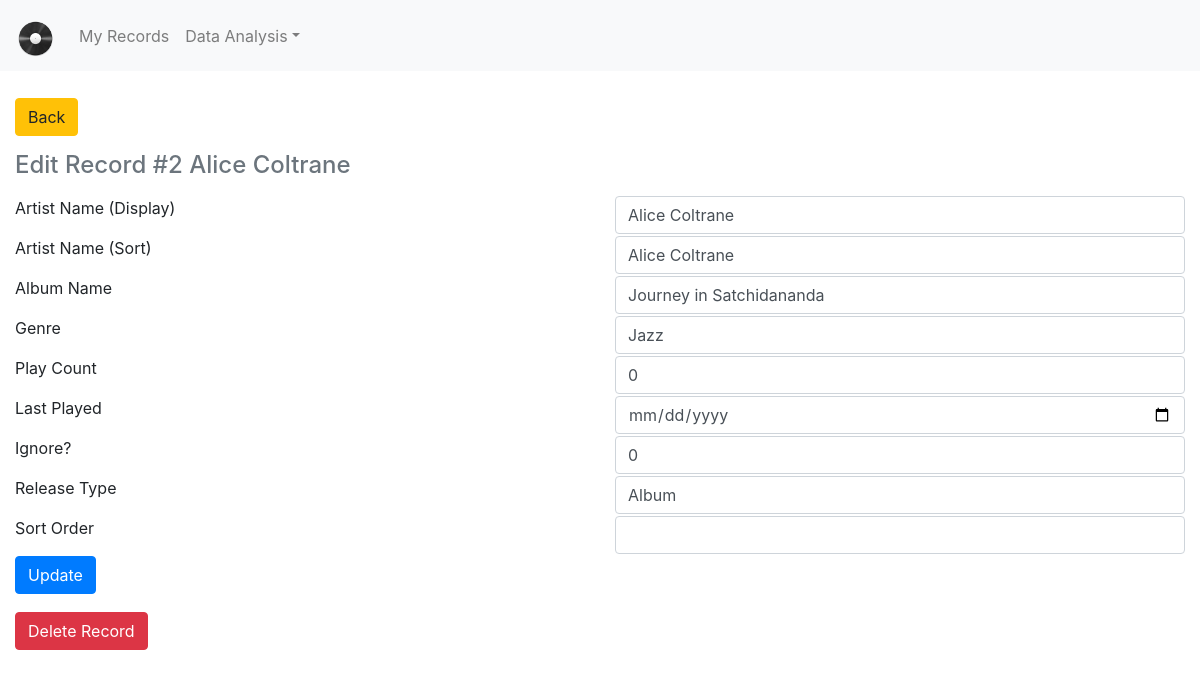
Page /edit_record/2 on the earlier database version.
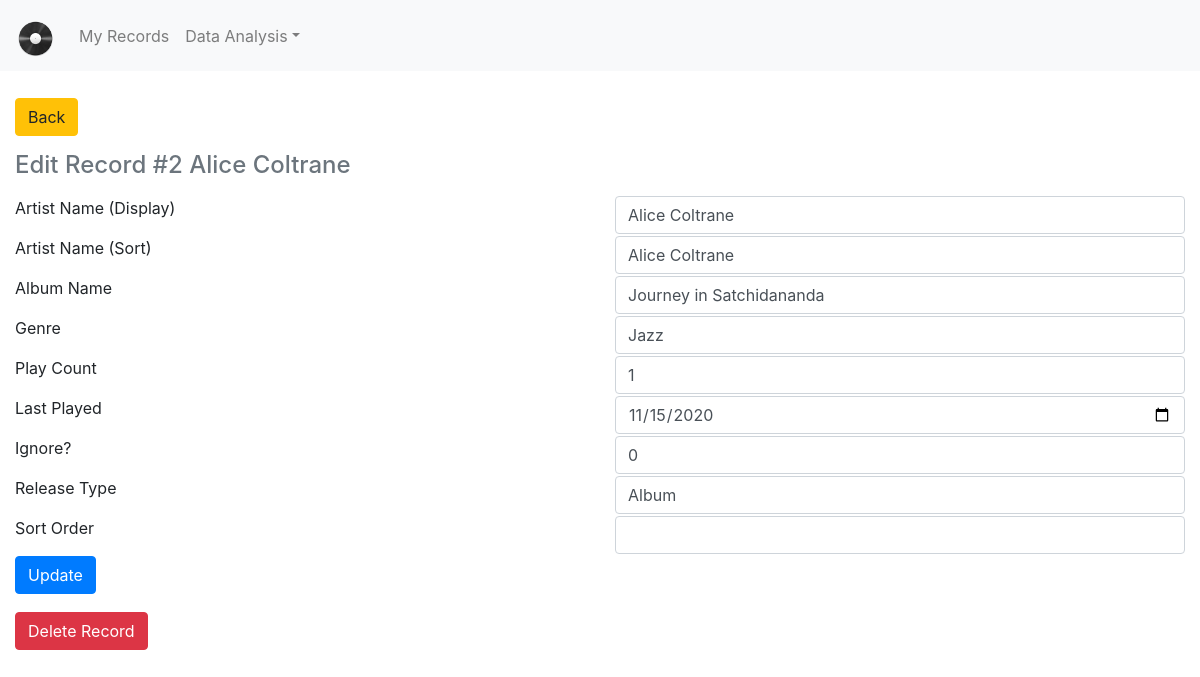
Same page on the later database version.
### tables this page shows
CREATE TABLE records (id integer primary key, artist_name varchar(765), album_name varchar(765), genre varchar(765), play_count integer, last_played timestamp, ignore, date_added timestamp, release_type varchar(765) default '', sort_order integer, artist_name_sort);

### main.py (the view)
@app.route('/edit_record/<id>', methods=['GET', 'POST'])
def edit_record(id):
    print('id='+str(id))
    (columns, row) = functions.read_row(config.DB_NAME, 'records', id)
    if row[5] == '':
        last_played = None
    elif row[5] is not None:
        last_played=datetime.strptime(row[5], '%Y-%m-%d')
    else:
        last_played = None
    form = forms.EditRecord(
        artist_name=row[1],
        artist_name_sort=row[10],
        album_name=row[2],
        genre=row[3],
        play_count=row[4],
        last_played=last_played,
        ignore=row[6],
        release_type=row[8],
        sort_order=row[9])
    if form.is_submitted():
        result = functions.get_form_data(list(request.form.values()))
        print (result)
        functions.update_record(id, result)
        return redirect(url_for('my_records_detail',_anchor=id))
    return render_template('edit_record.html', form=form, id=id, row=row)

### forms.py
class EditRecord(FlaskForm):
    artist_name = wt.StringField('Artist Name (Display)')
    artist_name_sort = wt.StringField('Artist Name (Sort)')
    album_name = wt.StringField('Album Name')
    genre = wt.StringField('Genre')
    play_count = wt5.IntegerField('Play Count')
    last_played = wt5.DateField('Last Played', format='%Y-%m-%d')
    ignore = wt5.IntegerField('Ignore?')
    release_type = wt.StringField('Release Type')
    sort_order = wt5.IntegerField('Sort Order')
    submit = wt.SubmitField('Update')

### functions.py (called while the page is built)
def read_row(database, table, id):
    try:
        database = str(database)
        table = str(table)
        id = str(id)
        print(database, table, id)
    except Exception as e:
        print(e)
    con = sqlite3.connect(config.DB_NAME)
    cur = con.cursor()
    cur.execute('PRAGMA table_info(' + table +')')
    temp_columns = cur.fetchall()
    columns = []
    for tuple in temp_columns:
        columns.append(tuple[1])
    print(columns)
    cur.execute('SELECT * FROM ' + table + ' WHERE id = ' + id)
    row = cur.fetchall()
    if row == []:
        print('Error: No record with ID ' + id)
    else:
        print(row)
    con.close()
    return (columns, row[0]) # need to do row[0] instead of just row since the cursor returns a tuple of lists (we just need the list)

### templates/edit_record.html (shortened to what this page needs)
{% extends "base.html" %}
{% set active_page = "edit_record" %}
{% block content %}
<div class="container-fluid" style="padding-bottom: 15px; padding-top: 10px;">
    <a class="btn btn-warning mt-2"  href="{{ url_for('my_records_detail',_anchor=id) }}">Back</a>
</div>
<div class="container-fluid">
    <h4 class="mb-3 text-secondary">Edit Record #{{ id }} {{ row[1] }}</h4>
    <form method="post" autocomplete="off" enctype="multipart/form-data">
        {% for field in form if (field.name != 'csrf_token') and (field.name != 'submit') %}
            <div class="form row">
                <div class="col"><label class="form-label"> {{ field.label() }} </label></div>
                <div class="col"> {{ field(class="form-control") }} </div>
            </div>
        {% endfor %}
        <div class="row">
            <div class="col-sm">{{ form.submit(class="btn btn-primary") }}</div>
        </div>
    </form>
</div>
<div class="container-fluid" style="padding-bottom: 15px; padding-top: 10px;">
    <a class="btn btn-danger mt-2" data-toggle="modal" data-target="#delete">Delete Record</a>
</div>
{% endblock %}

### templates/base.html (shortened to what this page needs)
<!doctype html>
<html lang="en">
<head>
    <link rel="stylesheet" href="https://stackpath.bootstrapcdn.com/bootstrap/4.5.1/css/bootstrap.min.css">
    <link href="/docs/4.2/dist/css/bootstrap.min.css" rel="stylesheet">
    <link rel="stylesheet" src="extensions/sticky-header/bootstrap-table-sticky-header.css">
</head>
<body style="padding-top: 80px;">
    <nav class="navbar navbar-expand-lg fixed-top navbar-light bg-light">
      <a class="navbar-brand" href="{{ url_for('index') }}"><img src="/static/record.png" height="45" style="padding-top: 6px;"></a>
      <div class="collapse navbar-collapse" id="navbarCollapse">
          <ul class="navbar-nav mr-auto">
              <li class="nav-item {{ 'active' if active_page == 'my_records' else '' }}"><a class="nav-link" href="{{ url_for('my_records') }}">My Records</a></li>
              <li class="nav-item dropdown {{ 'active' if active_page == 'data_analysis' else '' }}">
                    <a class="nav-link dropdown-toggle" id="navbarDropdownMenu" data-toggle="dropdown" aria-haspopup="true" aria-expanded="false">Data Analysis</a>
          </ul>
      </div>
    </nav>
{% block content %}{% endblock %}
</body>
</html>

### templates/base.html (style rules this page uses)
body { padding-top:50px; }

Differences in the rows shown:
changed records "Alice Coltrane": play_count "0" → "1"; last_played (not shown) → "11/15/2020"
